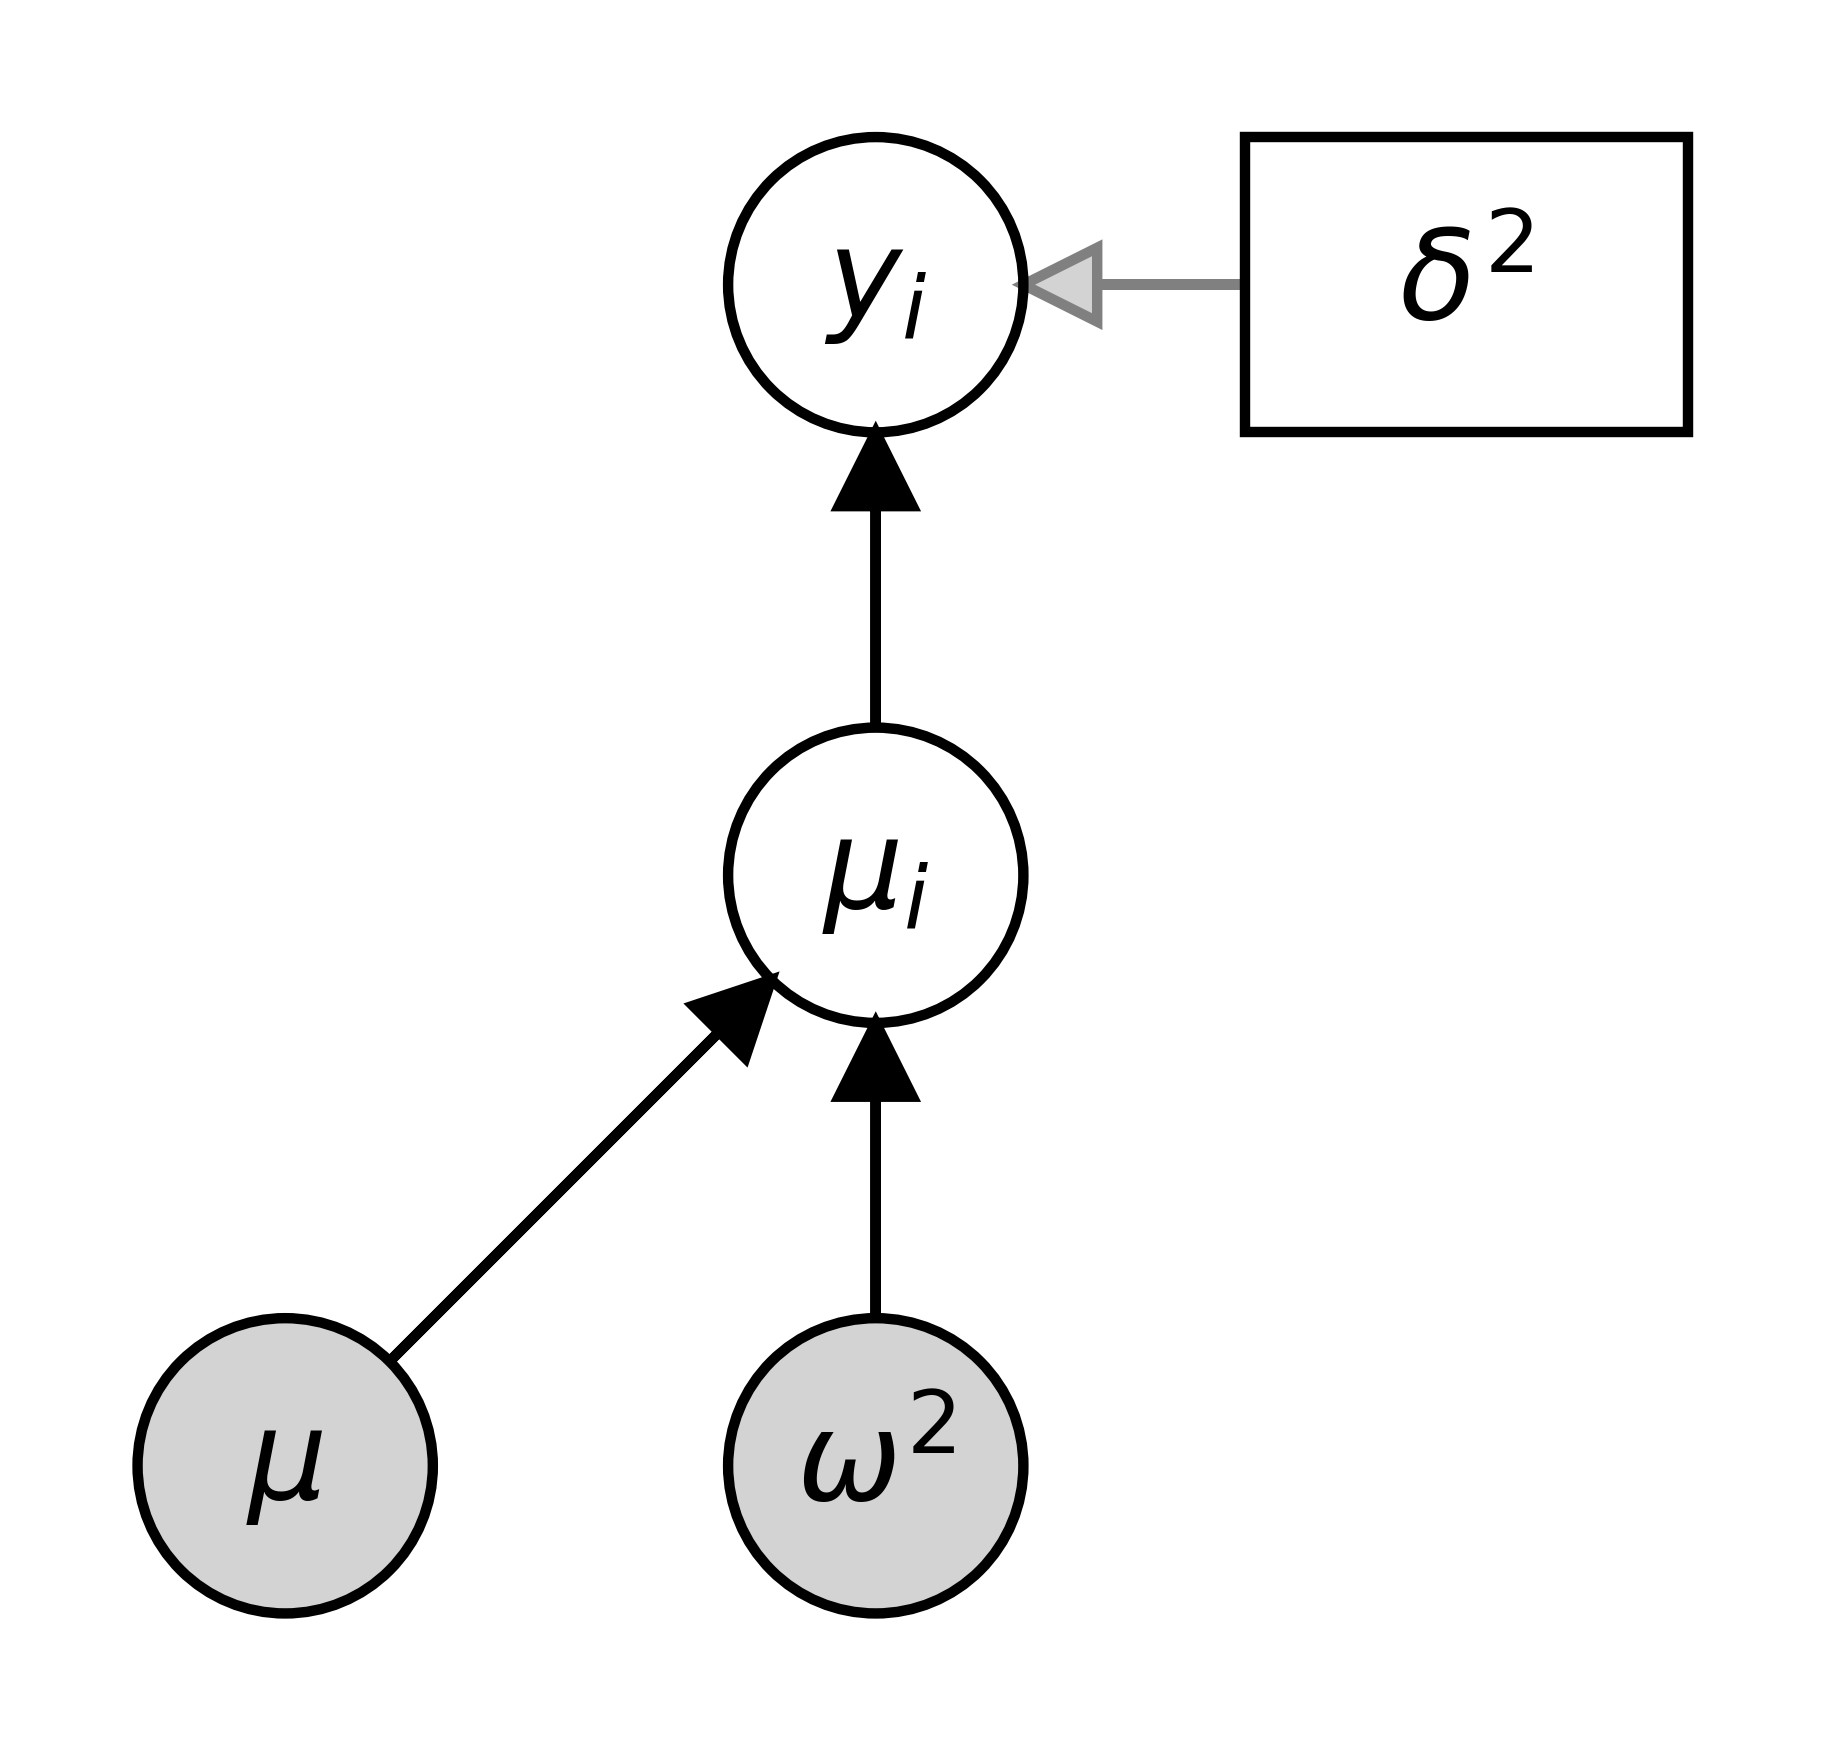

Reproduce this figure in Python.
# https://daft.readthedocs.io/en/latest/

import daft
from matplotlib import rc

rc("font", family="serif", size=12)
rc("text", usetex=False)

# Instantiate the PGM

pgm = daft.PGM()

# Node placement

node_y = 1
node_x = 1

# Arrow and plate parameters

grey_line = {'linestyle':'solid', 'head_width':0.25, 'edgecolor':'grey', 'facecolor':'lightgrey'}
solid_line = {'linestyle':'solid', 'head_width':0.25}
text_label_noborder = {'edgecolor':'None'}

# Observation model

pgm.add_node("delta", r"$\delta^2$", node_x+1, node_y, shape="rectangle", aspect=1.5)
pgm.add_node("y", r"$y_{i}$", node_x, node_y)

# Process model

 # Expected threshold for whale i
pgm.add_node("mu_i", r"$\mu_{i}$", node_x, node_y-1)

# Mean threshold for all whales
pgm.add_node("mu", r"$\mu$", node_x-1, node_y-2, plot_params = {'facecolor':'lightgrey'})

# Overall variance in threshold (combination of between and within-whale variance)
pgm.add_node("omega", r"$\omega^2$", node_x, node_y-2, plot_params = {'facecolor':'lightgrey'})


# Add in the edges

pgm.add_edge("delta", "y", plot_params = grey_line)
pgm.add_edge("mu_i", "y", plot_params = solid_line)
pgm.add_edge("mu", "mu_i", plot_params = solid_line)
pgm.add_edge("omega", "mu_i", plot_params = solid_line)

# And a plate.

# label=r"$\delta$ = 2.5, ..., 40 dB"
pgm.add_plate([node_x+0.75, node_y-0.25, 0.5, 0.5], shift = -0.5, rect_params = text_label_noborder)

# Render and save

pgm.render()
pgm.savefig("dag_scenario1.png", dpi = 750)
